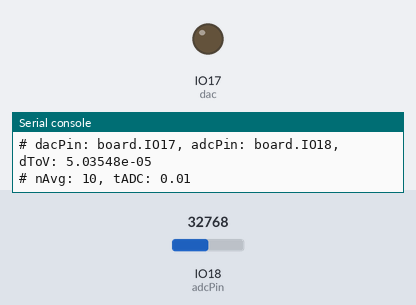
Recording of a program running on a simulated ESP32 board running CircuitPython. Shown: output pins drawn as LEDs (lit = HIGH), the last lines printed to the serial console. Inputs (shaded band) come from the test bench; at power-on: IO18 (adcPin) = 32768 (analog values on the 0–65535 scale). At 3.4 s the program ends and the board releases its pins; the recording ends there.

Above: at 0.1 s.
At 0.7 s:
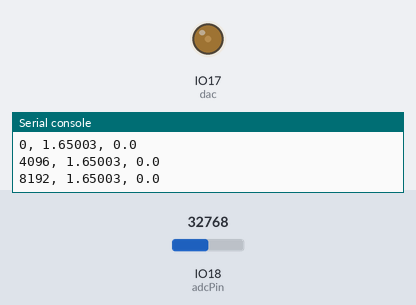
At 1.5 s:
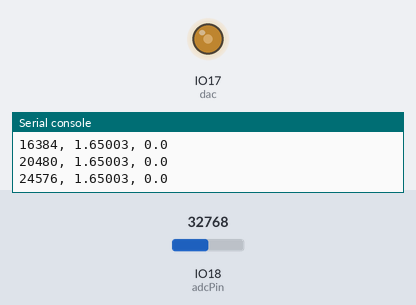
At 3.11 s:
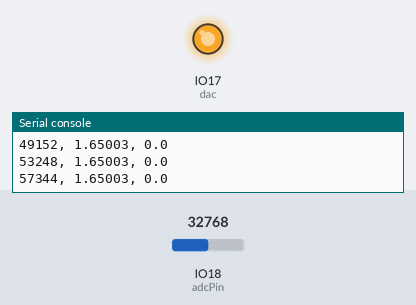
Timing chart, 0 to 3.4 s (numbered marks = the images above):
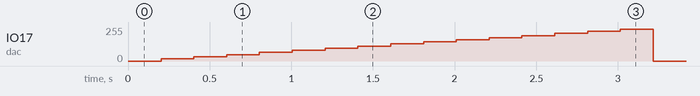

The program:

testDAC.py
```python
"""
testDAC.py
Sets the DAC and reads the ADC.

2022-04-28
ProfHuster@gmail.com
"""
import analogio
import board
from time import sleep
from math import sqrt

dacPin = board.IO17
dac = analogio.AnalogOut(dacPin)
adcPin = board.IO18
adc = analogio.AnalogIn(adcPin)
dToV = adc.reference_voltage / 0xffff
nAvg = 10
tADC = 0.01

print(f"# dacPin: {dacPin}, adcPin: {adcPin}, dToV: {dToV}")
print(f"# nAvg: {nAvg}, tADC: {tADC}")

def readADC():
    sum = 0.0
    sumSq = 0.0
    for i in range(nAvg):
        reading = adc.value * dToV
        sum += reading
        sumSq += reading * reading
        sleep(tADC)

    avg = sum / nAvg
    std = sqrt(sumSq / nAvg - avg * avg)
    return (avg, std)

for out in range(0, 0xffff, 0x1000):
    print(f"{out}, ", end="")
    dac.value = out
    sleep(0.1)
    (V, dV) = readADC()
    print(f"{V}, {dV}")

out = 0
print(f"{out}, ", end="")
dac.value = out
sleep(0.1)
(V, dV) = readADC()
print(f"{V}, {dV}")

dac.deinit()
adc.deinit()
# EOF
```

Measured:
- by itself, IO17 (dac): rises from 0/255 to 239/255 in 2.8 s, then falls to 0/255 in 0.20 s
